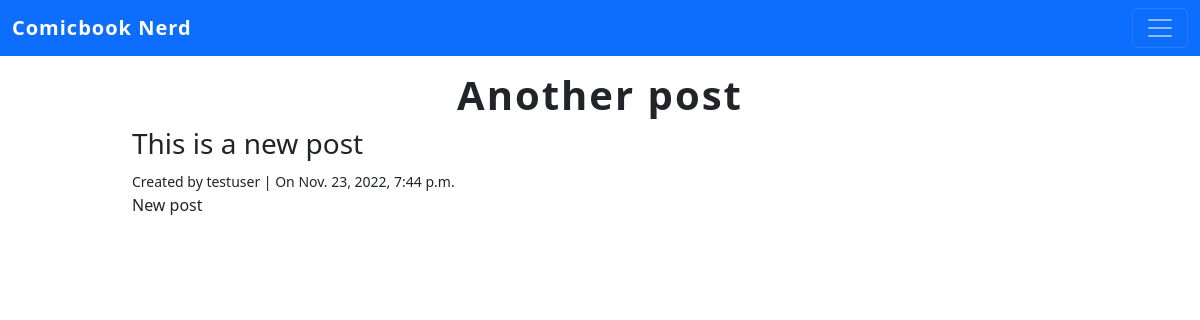
/posts/3/, run on the app's committed database.
### posts/models.py (models this page shows, shortened)
class Post(models.Model):
    title = models.CharField(max_length=256)
    subtitle = models.CharField(max_length=256)
    body = models.TextField()
    created_on = models.DateTimeField(auto_now_add=True)
    author = models.ForeignKey(
        get_user_model(),
        on_delete=models.CASCADE
    )
    status = models.ForeignKey(
        Status,
        on_delete=models.CASCADE,
        default=2
    )

### posts/views.py (the view)
# urls.py: path('<int:pk>/', views.PostDetailView.as_view(), name='detail'),
class PostDetailView(DetailView):
    template_name = "posts/detail.html"
    model = Post

### templates/posts/detail.html (shortened to what this page needs)
{% extends 'base.html' %}
{% block content %}
<h1>{{post.title}}</h1>
<h3>{{post.subtitle}}</h3>
<small>Created by {{post.author}} | On {{post.created_on}}</small>
<p>{{post.body}}</p>
{% endblock content %}

### static/css/base.css (style rules this page uses)
h1 { font-weight: 800; text-align: center; letter-spacing: 2px; margin-top: 15px; }

### data on the page
Post: title "Another post", subtitle "This is a new post", author "testuser", created_on "Nov. 23, 2022, 7:44 p.m.", body "New post"
